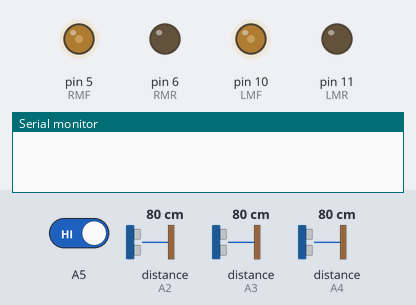
This sketch was run on a simulated Arduino Uno, built with avr-gcc and run on an emulated ATmega328P. Shown: output pins drawn as LEDs (lit = HIGH), the last lines printed to the serial monitor. Wiring (inferred from the names in the program): 3 × ultrasonic range finder: trigger pin 9, echo A2 / trigger pin 12, echo A3 / trigger pin 13, echo A4. Dashed ring = blinking. The inputs (shaded band) are chosen by the test bench; at power-on: distance to the obstacle (sensors on A3, A2, A4) 80 cm, A5 HIGH. The echo pulse lasts 58.3 µs per cm; pins used as bus, display or sensor lines are not drawn.

Above: at 1.3 s.
1.4 s: distance to the obstacle (sensor on A3) set to 10 cm
2.9 s: distance to the obstacle (sensor on A3) set to 7 cm
At 3.4 s:
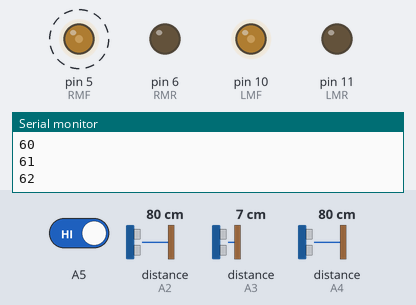
5.9 s: distance to the obstacle (sensor on A2) set to 54 cm
At 6.7 s:
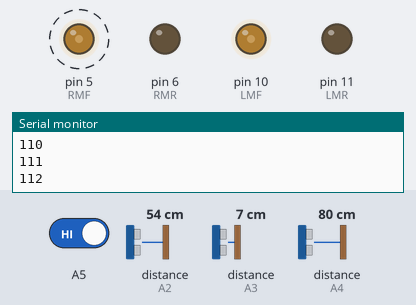
8.9 s: distance to the obstacle (sensor on A2) set to 46 cm
At 9.8 s:
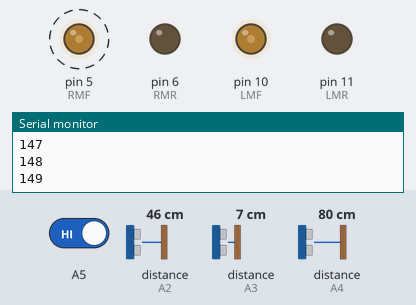
10.7 s: distance to the obstacle (sensor on A4) set to 2 cm
At 11.5 s:
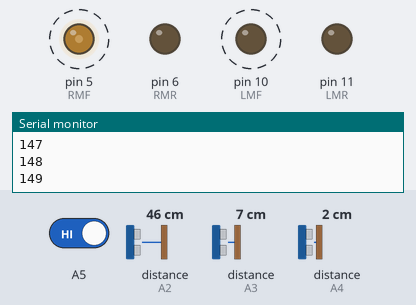
13.7 s: A5 driven LOW
At 15.1 s:
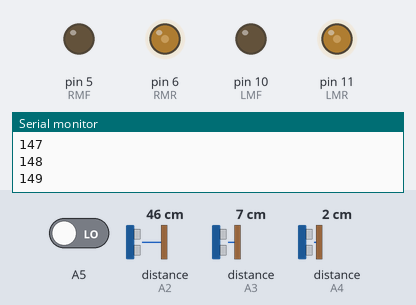
Timing chart, 0 to 17.7 s (numbered marks = the images above; inputs shaded):
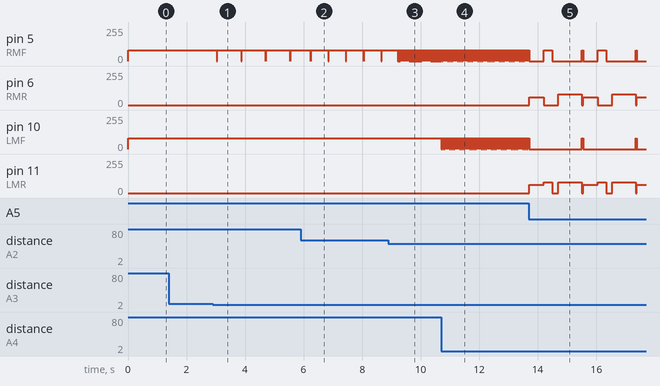

Measured:
- the behaviour switches between 9 and 8 cm on distance to the obstacle (sensor on A3) (found by bisection; images 0 and 1)
- the behaviour switches between 52 and 51 cm on distance to the obstacle (sensor on A2) (found by bisection; images 2 and 3)
- after the input at 2.9 s, pin 5 (RMF): alternates 80/255 for 0.82 s and 0/255 for 0.01 s, starting after 0.14 s
- after the input at 5.9 s, pin 5 (RMF): alternates 80/255 for 0.59 s and 0/255 for 0.01 s, starting after 0.34 s
- after the input at 8.9 s, pin 5 (RMF): alternates 80/255 for 0.02 s and 0/255 for 0.01 s, starting after 0.32 s
- after the input at 10.7 s, pin 5 (RMF): alternates 80/255 for 0.04 s and 0/255 for 0.01 s, starting after 0.13 s; pin 10 (LMF): alternates 81/255 for 0.04 s and 0/255 for 0.01 s, starting at once
- after the input at 13.7 s, pin 11 (LMR): 0/255 → 61/255 at once, → 81/255 0.50 s later, → 0/255 0.29 s later, → 81/255 0.20 s later, … (11 changes in this stretch)

The sketch:

mazesolver.ino
```cpp
#define LMF 10
#define LMR 11
#define RMF 5
#define RMR 6

#define MAX_SPEED 255

#define baseSpeed 80

//#define DEBUG

#ifndef sbi
#define sbi(sfr, bit) (_SFR_BYTE(sfr) |= _BV(bit))
#endif


float distance[5], duration[5];
const int trig[5] = {13, 12, 9, 8, 7};
const int echo[5] = {A4, A3, A2, A1, A0};

void setup() {
  Serial.begin(115200);
  for (int i = 0; i < 5; i++) {
    pinMode(trig[i], OUTPUT);
  }
  for (int i = 0; i < 5; i++) {
    pinMode(echo[i], INPUT);
  }
  for (int i = 0; i < 5; i++) {
    digitalWrite(trig[i], LOW);
  }
  pinMode(5, OUTPUT);
  analogWrite(5, 70);

  pinMode(A5, INPUT);

  pinMode(LMF, OUTPUT);
  pinMode(RMF, OUTPUT);
  pinMode(LMR, OUTPUT);
  pinMode(RMR, OUTPUT);

  moveMotor(81, 80);
  delay(100);
  /*while(1){
    Serial.println(abs(getDistance(0) - getDistance(1)),DEC);
    }*/
}

void loop() {

  if (getDistance(1) < 7.5 ) {
    analogWrite(RMF, 0);
    delay(10);
    analogWrite(RMF, 80);
    delay(10);
  }

  if (getDistance(0) < 7.5 ) {
    analogWrite(LMF, 0);
    delay(10);
    analogWrite(LMF, 81);
    delay(10);
  }

  if (!digitalRead(A5)) {
    moveMotor(0, 0);
    moveMotor(-61, -60);
    delay(500);
    if (getDistance(0) > getDistance(1)) {
      moveMotor(81, -80);
      delay(290);
      moveMotor(0, 0);
      delay(200);
      moveMotor(-81, -80);
      delay(800);
      moveMotor(81, 80);
    } else {
      moveMotor(-81, 80);
      delay(290);
      moveMotor(0, 0);
      delay(200);
      moveMotor(-81, -80);
      delay(800);
      moveMotor(81, 80);
    }
  }

  if (getDistance(2) < 10 ) {
    moveMotor(0, 0);
    moveMotor(-51, -50);
    delay(100);

    if (getDistance(0) > 25 && getDistance(1)> 25) {
      moveMotor(-81, 80);
      delay(290);
      moveMotor(0, 0);
      delay(200);
      moveMotor(81, 80);
    } else if (getDistance(0) > getDistance(1)) {
      moveMotor(81, -80);
      delay(290);
      moveMotor(0, 0);
      delay(200);
      moveMotor(-81, -80);
      delay(800);
      moveMotor(81, 80);
    } else {
      moveMotor(-81, 80);
      delay(290);
      moveMotor(0, 0);
      delay(200);
      moveMotor(-81, -80);
      delay(800);
      moveMotor(81, 80);
    }

  }

  if (getDistance(1) < 13 && getDistance(2) > 50) {
    Serial.println("turn detected");
    //int _tmp = getDistance(2);
    /*while (abs(_tmp - getDistance(2)) < 16) {
      moveMotor(80, 80);
      }
    */
    for (int i = 0; i < 150; i++) {
      Serial.println(i, DEC);
      if (getDistance(2) < 10) {
        break;
      }
    }

    if (getDistance(1) > 25) {
      Serial.println("turn left");

      moveMotor(-81, 80);
      delay(280);
      moveMotor(0, 0);
      delay(200);
      moveMotor(-81, -80);
      delay(800);
      moveMotor(81, 80);
    }
  }
}

void moveMotor(int m1Speed, int m2Speed) {
  if (m1Speed > 0 ) {
    analogWrite(LMF, m1Speed);
    analogWrite(LMR, 0);
  } else {
    analogWrite(LMF, 0);
    analogWrite(LMR, -m1Speed);
  }
  if (m2Speed > 0) {
    analogWrite(RMF, m2Speed);
    analogWrite(RMR, 0);
  } else {
    analogWrite(RMF, 0);
    analogWrite(RMR, -m2Speed);
  }
}

int getDistance(int i) {
  digitalWrite(trig[i], HIGH);
  delayMicroseconds(10);
  digitalWrite(trig[i], LOW);
  duration[i] = pulseIn(echo[i], HIGH);
  distance[i] = duration[i] * 0.034 / 2;

#ifdef DEBUG
  if (distance[i] > 0) {
    Serial.print(distance[i], DEC);
    Serial.print(" ");
  }
#endif
  return distance[i];
}
```
